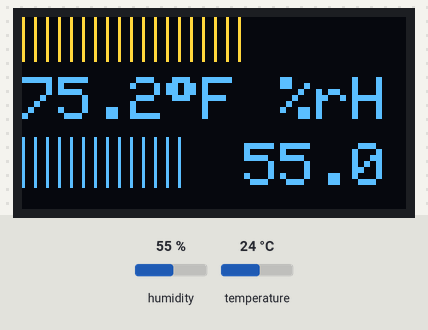
This sketch was run on a simulated ESP8266 (NodeMCU). Parts: 128×64 one-colour display. The test bench sets the inputs (shaded band); at power-on: humidity 55 %, temperature 24 °C. The OLED is the two-colour kind (top 16 rows yellow); WiFi joins after 1.5 s; servers stay silent unless stated; what the sketch prints to the serial monitor is not drawn.

Above: at 4.7 s.
4.8 s: humidity set to 22 %
At 6.4 s:
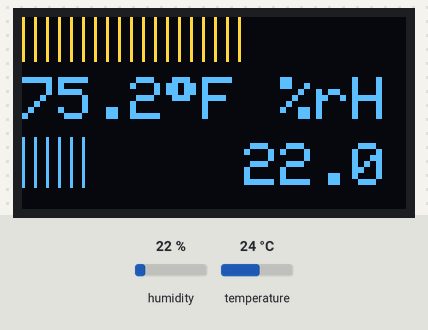
6.7 s: temperature set to 12 °C
At 8.5 s:
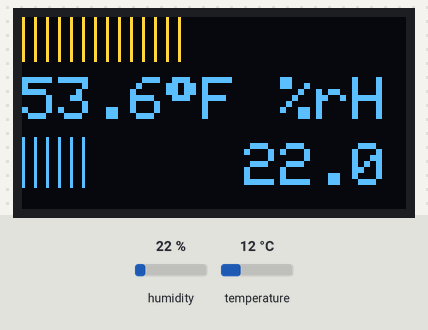
8.8 s: humidity set to 40 %
At 9.8 s:
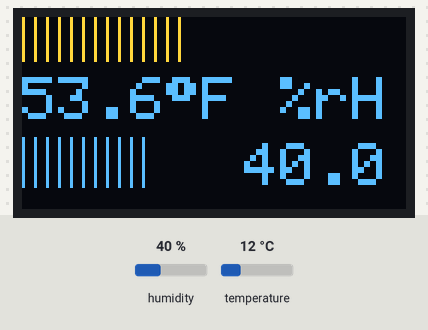
10.9 s: temperature set to 19 °C
At 12.0 s:
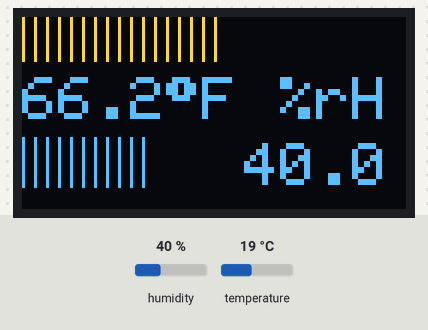
Timing chart, 0 to 13.9 s (numbered marks = the images above; inputs shaded):
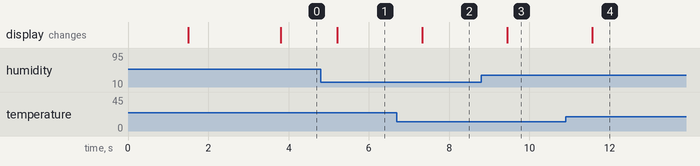

The sketch:

AHT20_SSD1306-MeteredBarsTandH.ino
```cpp
#define SSD1306_NO_SPLASH

//#include <OneWire.h>
#include <ThingSpeak.h>
#include <ESP8266WiFi.h>
#include <Wire.h>
#include <Adafruit_GFX.h>
#include <Adafruit_SSD1306.h>
#include <Adafruit_AHTX0.h>


#define SCREEN_WIDTH 128  // OLED display width, in pixels
#define SCREEN_HEIGHT 64  // OLED display height, in pixels
#define YELLOW_STRIP 14
#define BUFFER 8
#define FIRST_LINE 6 + YELLOW_STRIP  //The height in pixels for the first strip of screen colored yellow so that the first line starts in the 'second line'.
#define SECOND_LINE display.height() / 2 + 10
#define FIRST_COLUMN 0
#define SECOND_COLUMN display.width() / 2 + 10
#define OLED_RESET -1        // Reset pin # (or -1 if sharing Arduino reset pin)
#define SCREEN_ADDRESS 0x3C  ///< See datasheet for Address; 0x3D for 128x64, 0x3C for 128x32
#define XLENGTH 128
#define QUAD 16

Adafruit_SSD1306 display(SCREEN_WIDTH, SCREEN_HEIGHT, &Wire, OLED_RESET);

//AHT sensor
Adafruit_AHTX0 aht;

//Wifi client
WiFiClient client;

// Define
int deviceCount = 0;  //device count to 0 for a fresh start
int returncode = 0;
float tempF;
float TempFAHT;
float HAHT;  //Farenheit
float tmin = 50;
float tmax = 100;
float hmin = 50;
float hmax = 100;
int precision = 12;         // Precision of the sensor
int resolutionSet = 0;      //Resolution Result before and after setting
int resolutionTarget = 12;  //Resultion that you want to set it to
int resolution = 0;         //current resolution
int SuccessDelay = 600;
int FailureDelay = 22;
int StartupDelay = 0;
float Tgraph[SCREEN_WIDTH];  //graphing array

boolean fuzzy = false;
int grommet = 0;


// Thingspeak Channel and API key
unsigned long myChannelNumber = 2407634;         // change this to your channel number
const char* myWriteAPIKey = "7RULZHQA528ANR8Z";  // change this to your channels write API key

// WiFi parameters to be configured
const char* ssid = "HomeSprinkler";   // Write here your router's username
const char* password = "8021880218";  // Write here your router's passward


void setup() {
  Serial.begin(115200);

  delay(StartupDelay);
  //WiFi Connect
 WiFi.begin(ssid, password);
  // while wifi not connected yet, print '.'
  // then after it connected, get out of the loop
  while (WiFi.status() != WL_CONNECTED) {
    delay(500);
    Serial.print(".");
  }

  //print a new line, then print WiFi connected and the IP address
  Serial.println("");
  Serial.println("WiFi connected");
  // Print the IP address
  Serial.println(WiFi.localIP());

  //Start the Display
  if (!display.begin(SSD1306_SWITCHCAPVCC, SCREEN_ADDRESS)) {
    Serial.println(F("SSD1306 allocation failed"));
    for (;;)
      ;  // Don't proceed, loop forever
  }

  display.cp437(true);

  // Show initial display buffer contents on the screen --
  // the library initializes this with an Adafruit splash screen.
  display.display();
  delay(10);

  // Clear the buffer
  //display.clearDisplay();
  display.clearDisplay();
  display.display();
  display.setTextColor(SSD1306_WHITE);

  //AHT Sensor setup
  if (!aht.begin()) {
    Serial.println("Could not find AHT? Check wiring");
    while (1) delay(10);
  }
  Serial.println("AHT10 or AHT20 found");
  aht.getTemperatureSensor();
  delay(2000);
  ThingSpeak.begin(client);
}

void loop() {
  sensors_event_t humidity, temp;
  aht.getEvent(&humidity, &temp);  // populate temp and humidity objects with fresh data
  delay(100);

  //Calc the temps
  TempFAHT = (temp.temperature * 1.8) + 32;
  HAHT = humidity.relative_humidity;

  //Print to ssd1306
  display.clearDisplay();
  display.setTextColor(SSD1306_WHITE);
  display.setTextSize(2);
  display.setCursor(FIRST_COLUMN, FIRST_LINE);
  display.print(TempFAHT, 1);
  display.print((char)248);  // shows degree symbol
  display.print("F");
  display.setCursor(FIRST_COLUMN, SECOND_LINE);
  //display.print("RENT");
  display.setCursor(SECOND_COLUMN, FIRST_LINE);
  display.print(" %rH");
  display.setCursor(SECOND_COLUMN, SECOND_LINE);
  display.println(HAHT, 1);


  /*
  Tgraph[SCREEN_WIDTH] = TempFAHT;  //STore the latest temp
  for (int i = 0; i <= SCREEN_WIDTH; i += 1) {
    Tgraph[i] = Tgraph[i + 1];  //move all of the the temperatures up one spot
  }
*/
  for (int16_t i = 0; i <= TempFAHT; i += 4) {
    display.drawLine(i, 0, i, YELLOW_STRIP, SSD1306_WHITE);
  }

  for (int16_t i = 0; i <= HAHT; i += 4) {
    display.drawLine(i, display.height()-BUFFER, i, (display.height() / 2) + BUFFER, SSD1306_WHITE);
  }
  display.display();
  delay(500);

  //  display.drawLine(XLENGTH - (XLENGTH - i), YELLOW_STRIP, XLENGTH - (XLENGTH - i), YELLOW_STRIP - (YELLOW_STRIP / 2) + (Tgraph[i - 1] - Tgraph[i]) * 3, SSD1306_WHITE);
  /*Set THingspeak Fields
  ThingSpeak.setField(1, TempFAHT);
  ThingSpeak.setField(2, HAHT);
  returncode = 0;
  returncode = ThingSpeak.writeFields(myChannelNumber, myWriteAPIKey);
  Serial.print("the return code is ");
  Serial.println(returncode);
  delay(1 * 1000);
  if (returncode == 210) {
    delay(FailureDelay * 1000);
    Serial.print("Failure Updating, delaying for ");
    Serial.print(FailureDelay);
    Serial.println(" seconds and trying again.");
    returncode = ThingSpeak.writeFields(myChannelNumber, myWriteAPIKey);
    Serial.print("The retried Return code is ");
    Serial.print(returncode);
    if (returncode != 200) {
      Serial.print("If it failed this time it has failed on this loop");
    }
  }
  if (returncode == 200) {
    Serial.print("Successful. Delaying for ");
    Serial.print(SuccessDelay);
    Serial.println(" seconds");
    delay(SuccessDelay * 1000);
  }
  */
}
```

Measured:
- after the input at 4.8 s, the display: changes after 0.41 s (image 1)
- after the input at 6.7 s, the display: changes after 0.63 s (image 2)
- after the input at 8.8 s, the display: changes after 0.65 s (image 3)
- after the input at 10.9 s, the display: changes after 0.66 s (image 4)
